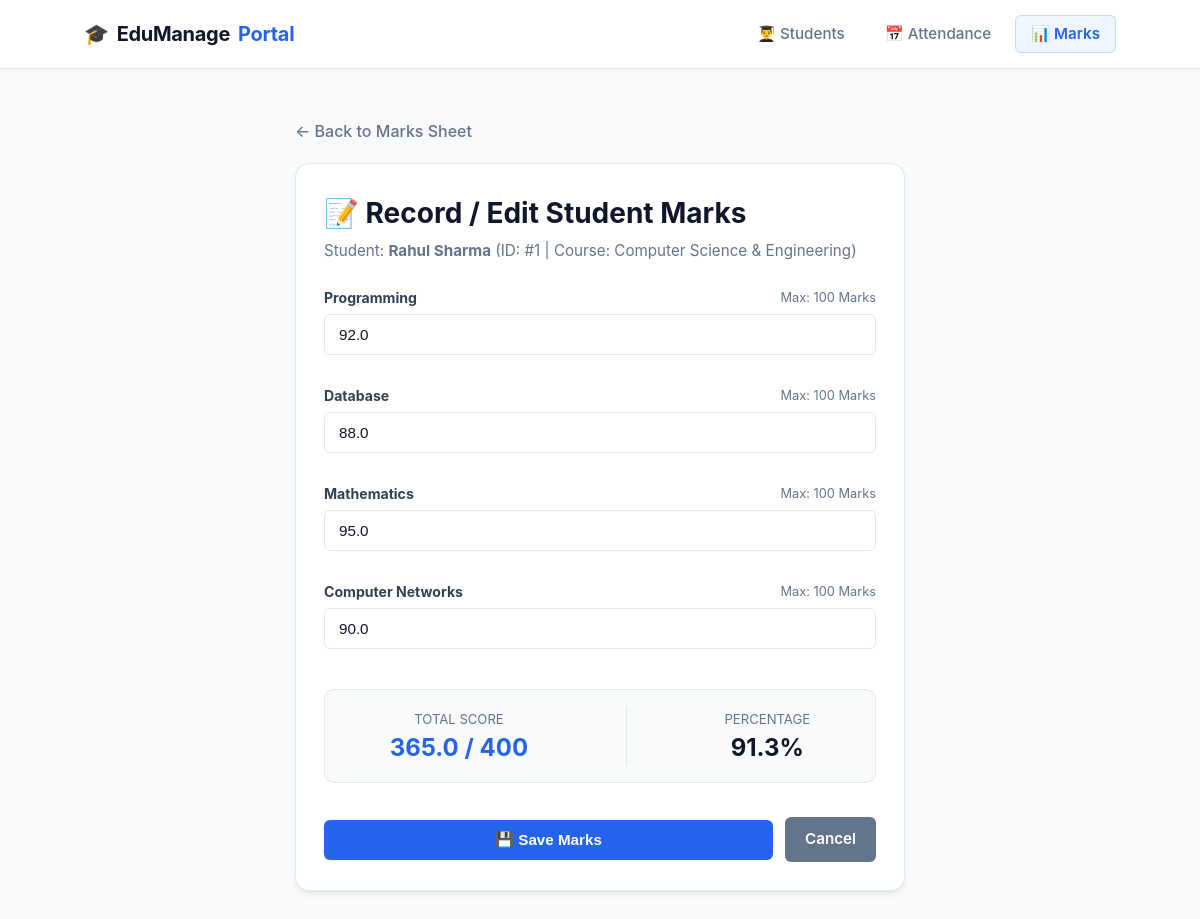
/marks/edit/1, run on the app's committed database.
### tables this page shows
CREATE TABLE students (
    id INTEGER PRIMARY KEY AUTOINCREMENT,
    name TEXT NOT NULL,
    age INTEGER,
    course TEXT,
    email TEXT
);

CREATE TABLE marks (id INTEGER PRIMARY KEY AUTOINCREMENT, student_id INTEGER NOT NULL, subject TEXT NOT NULL, score REAL NOT NULL, max_marks REAL DEFAULT 100, FOREIGN KEY (student_id) REFERENCES students(id) ON DELETE CASCADE);

### app.py (the view, shortened to what this page needs)
@app.route("/marks/edit/<int:id>", methods=["GET", "POST"])
def edit_marks(id):
    connection = get_connection()
    cursor = connection.cursor()
    cursor.execute("SELECT * FROM students WHERE id = ?", (id,))
    student = cursor.fetchone()
    if not student:
        connection.close()
        return redirect("/marks")
    cursor.execute("SELECT subject, score FROM marks WHERE student_id = ?", (id,))
    current_marks = dict(cursor.fetchall())
    connection.close()
    return render_template(
        "edit_marks.html",
        student=student,
        subjects=SUBJECTS,
        current_marks=current_marks
    )

### app.py (called while the page is built)
def get_connection():
    connection = sqlite3.connect("students.db")
    return connection

### templates/edit_marks.html (shortened to what this page needs)
<!DOCTYPE html>
<html lang="en">
<head>
    <link rel="stylesheet" href="/static/style.css">
</head>
<body>
    <nav class="navbar">
        <div class="nav-container">
            <a href="/" class="nav-brand">
                🎓 <span>EduManage</span> Portal
            </a>
            <ul class="nav-links">
                <li class="nav-item"><a href="/">👨‍🎓 Students</a></li>
                <li class="nav-item"><a href="/attendance">📅 Attendance</a></li>
                <li class="nav-item"><a href="/marks" class="active">📊 Marks</a></li>
            </ul>
        </div>
    </nav>
    <div class="container" style="max-width: 650px;">
        <div style="margin-bottom: 20px;">
            <a href="/marks" class="back-link">← Back to Marks Sheet</a>
        </div>
        <div class="card">
            <h1>📝 Record / Edit Student Marks</h1>
            <p class="subtitle">
                Student: <strong>{{ student[1] }}</strong> (ID: #{{ student[0] }} | Course: {{ student[3] }})
            </p>
            <form action="/marks/edit/{{ student[0] }}" method="POST">
                {% for sub in subjects %}
                <div class="form-group" style="margin-bottom: 16px;">
                    <div style="display: flex; justify-content: space-between; align-items: center;">
                        <label for="sub_{{ loop.index }}"><strong>{{ sub }}</strong></label>
                        <span style="font-size: 0.8rem; color: var(--text-muted);">Max: 100 Marks</span>
                    </div>
                    <input type="number"
                           id="sub_{{ loop.index }}"
                           class="mark-input"
                           name="{{ sub }}"
                           placeholder="Enter score between 0 and 100"
                           min="0"
                           max="100"
                           step="any"
                           value="{{ current_marks.get(sub, '') }}"
                           oninput="calcSummary()">
                </div>
                {% endfor %}
                <div style="background: #f8fafc; border: 1px solid var(--border-color); border-radius: var(--radius-md); padding: 16px; margin: 10px 0 20px;">
                    <div style="display: flex; justify-content: space-around; text-align: center;">
                        <div>
                            <span style="font-size: 0.82rem; color: var(--text-muted); text-transform: uppercase;">Total Score</span>
                            <div id="live-total" style="font-size: 1.5rem; font-weight: 700; color: var(--primary);">-- / 400</div>
                        </div>
                        <div>
                            <span style="font-size: 0.82rem; color: var(--text-muted); text-transform: uppercase;">Percentage</span>
                            <div id="live-pct" style="font-size: 1.5rem; font-weight: 700; color: var(--text-dark);">-- %</div>
                        </div>
                    </div>
                </div>
                <div style="display: flex; gap: 12px; align-items: center;">
                    <button type="submit" style="flex: 1;">💾 Save Marks</button>
                    <a href="/marks" class="btn btn-secondary" style="text-decoration: none;">Cancel</a>
                </div>
            </form>
        </div>
    </div>
</body>
</html>

### static/style.css (style rules this page uses)
:root { --primary: #2563eb; --primary-hover: #1d4ed8; --primary-light: #eff6ff; --primary-border: #bfdbfe; --success: #16a34a; --success-bg: #dcfce7; --danger: #dc2626; --danger-bg: #fee2e2; --warning: #d97706; --warning-bg: #fef3c7; --text-dark: #0f172a; --text-muted: #64748b; --border-color: #e2e8f0; --bg-page: #f8fafc; --bg-card: #ffffff; --shadow-sm: 0 1px 3px rgba(0, 0, 0, 0.05); --shadow-md: 0 4px 6px -1px rgba(0, 0, 0, 0.07), 0 2px 4px -2px rgba(0, 0, 0, 0.05); --shadow-lg: 0 10px 15px -3px rgba(0, 0, 0, 0.08), 0 4px 6px -4px rgba(0, 0, 0, 0.04); --radius-sm: 6px; --radius-md: 10px; --radius-lg: 14px; }
* { box-sizing: border-box; margin: 0; padding: 0; }
body { font-family: -apple-system, BlinkMacSystemFont, "Segoe UI", Roboto, "Helvetica Neue", Arial, sans-serif; background-color: var(--bg-page); color: var(--text-dark); line-height: 1.5; padding-bottom: 50px; }
.navbar { background: #ffffff; border-bottom: 1px solid var(--border-color); box-shadow: var(--shadow-sm); position: sticky; top: 0; z-index: 100; }
.nav-container { max-width: 1080px; margin: 0 auto; display: flex; justify-content: space-between; align-items: center; padding: 0 24px; height: 68px; }
.nav-brand { font-size: 1.25rem; font-weight: 700; color: var(--primary); text-decoration: none; display: flex; align-items: center; gap: 8px; letter-spacing: -0.3px; }
.nav-brand span { color: var(--text-dark); }
.nav-links { display: flex; gap: 8px; list-style: none; }
.nav-item a { display: inline-flex; align-items: center; gap: 6px; padding: 8px 16px; text-decoration: none; color: var(--text-muted); font-weight: 500; font-size: 0.95rem; border-radius: var(--radius-sm); transition: all 0.2s ease; }
.nav-item a.active { color: var(--primary); background: var(--primary-light); font-weight: 600; box-shadow: inset 0 0 0 1px var(--primary-border); }
.container { max-width: 1080px; margin: 30px auto; padding: 0 20px; }
.card { background: var(--bg-card); border-radius: var(--radius-lg); border: 1px solid var(--border-color); box-shadow: var(--shadow-md); padding: 28px; margin-bottom: 28px; }
h1 { font-size: 1.75rem; font-weight: 700; color: var(--text-dark); margin-bottom: 6px; }
.subtitle { color: var(--text-muted); font-size: 0.95rem; margin-bottom: 24px; }
form { display: grid; gap: 14px; }
.form-group { display: flex; flex-direction: column; gap: 6px; }
label { font-size: 0.88rem; font-weight: 600; color: #334155; }
input, select { padding: 11px 14px; font-size: 0.95rem; border: 1px solid var(--border-color); border-radius: var(--radius-sm); background-color: #ffffff; color: var(--text-dark); transition: border-color 0.15s ease, box-shadow 0.15s ease; width: 100%; }
button, .btn { display: inline-flex; align-items: center; justify-content: center; gap: 8px; padding: 11px 20px; background: var(--primary); color: white; border: none; border-radius: var(--radius-sm); cursor: pointer; font-size: 0.95rem; font-weight: 600; text-decoration: none; transition: background-color 0.15s ease, transform 0.05s ease; }
.btn-secondary { background: #64748b; color: white; }
.back-link { display: inline-flex; align-items: center; gap: 6px; margin-top: 20px; color: var(--text-muted); text-decoration: none; font-weight: 500; }

### data on the page
students: name "Rahul Sharma", id "1", course "Computer Science & Engineering"
marks: subject "Programming", Programming "92.0"
marks: subject "Database", Database "88.0"
marks: subject "Mathematics", Mathematics "95.0"
marks: subject "Computer Networks", get "90.0"
